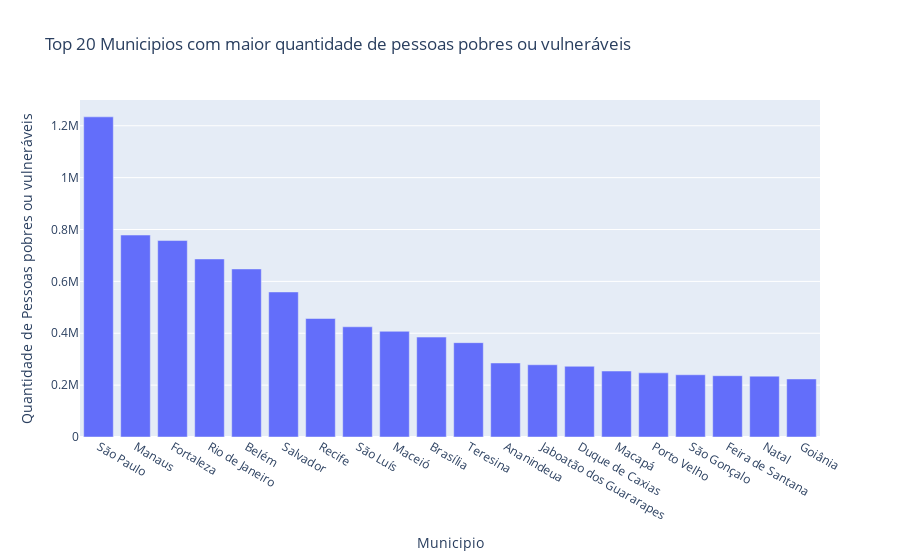

The notebook cell this image was saved under:
### Code cell
dataframeBase = pd.read_excel("MunicipioBrasil_20230102.xlsx",)

newDataframe = dataframeBase[["nom_mun", "qtd_pes_pob_vul"]].copy()

top_10 = newDataframe.nlargest(20,'qtd_pes_pob_vul')

fig1 = px.bar(top_10, x = 'nom_mun', y = 'qtd_pes_pob_vul', title="Top 20 Municipios com maior quantidade de pessoas pobres ou vulneráveis ")
fig1.update_yaxes(title_text='Quantidade de Pessoas pobres ou vulneráveis')
fig1.update_xaxes(title_text='Municipio')
fig1.show()

### Figure 1 — Plotly figure (JSON) as saved in the notebook; plotly's stock layout.template omitted (floating-point values rounded to 4 significant figures)
{"data": [{"alignmentgroup": "True", "hovertemplate": "nom_mun=%{x}<br>qtd_pes_pob_vul=%{y}<extra></extra>", "legendgroup": "", "marker": {"color": "#636efa", "pattern": {"shape": ""}}, "name": "", "offsetgroup": "", "orientation": "v", "showlegend": false, "textposition": "auto", "type": "bar", "x": ["São Paulo", "Manaus", "Fortaleza", "Rio de Janeiro", "Belém", "Salvador", "Recife", "São Luís", "Maceió", "Brasília", "Teresina", "Ananindeua", "Jaboatão dos Guararapes", "Duque de Caxias", "Macapá", "Porto Velho", "São Gonçalo", "Feira de Santana", "Natal", "Goiânia"], "xaxis": "x", "y": [1234000.0, 778700.0, 757500.0, 686500.0, 648000.0, 559300.0, 456900.0, 424900.0, 407500.0, 385300.0, 363700.0, 285400.0, 278600.0, 272600.0, 254400.0, 247300.0, 240000.0, 236300.0, 234700.0, 223800.0], "yaxis": "y"}], "layout": {"barmode": "relative", "legend": {"tracegroupgap": 0}, "title": {"text": "Top 20 Municipios com maior quantidade de pessoas pobres ou vulneráveis "}, "xaxis": {"anchor": "y", "domain": [0, 1], "title": {"text": "Municipio"}}, "yaxis": {"anchor": "x", "domain": [0, 1], "title": {"text": "Quantidade de Pessoas pobres ou vulneráveis"}}}}
